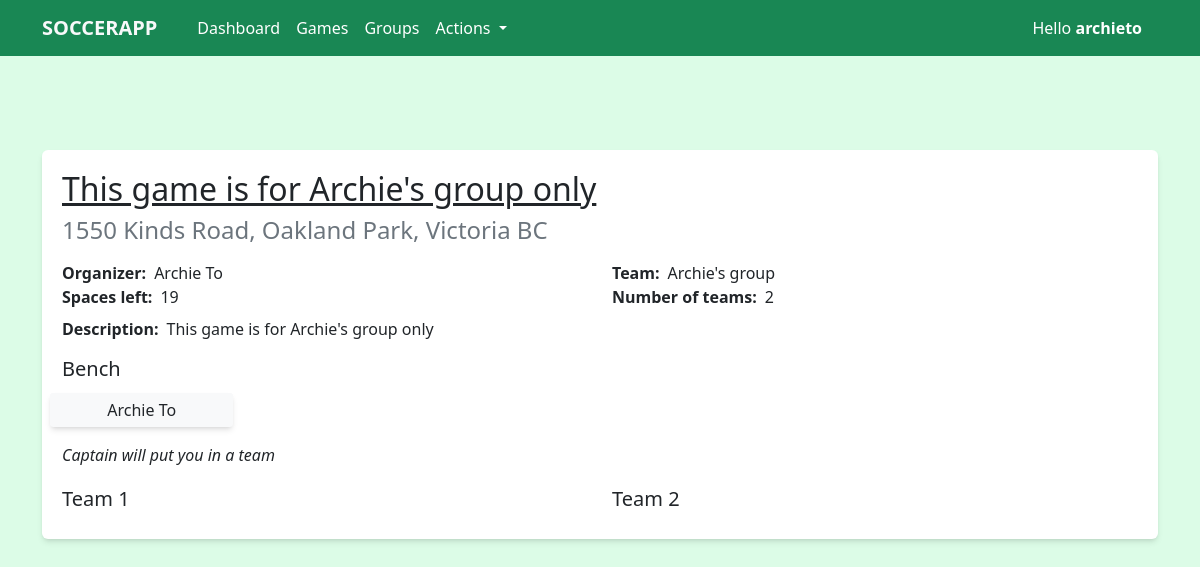
The page /game/9 (signed in) on the database its author committed.
### soccer/models.py (models this page shows, shortened)
class Game(models.Model):
    name = models.CharField(max_length=50, null=False, blank=False)
    team = models.ForeignKey(Team, on_delete=models.CASCADE, null=True, blank=True)
    organizers = models.ManyToManyField(User)
    date = models.DateTimeField(null=False, blank=False)
    location = models.CharField(max_length=200, null=False, blank=False, default='location')
    max_player_num = models.IntegerField(null=True, blank=True)
    team_num = models.IntegerField(default=2, validators=[MinValueValidator(1), MaxValueValidator(8)])
    visible_to_everyone = models.BooleanField(default=True)
    description = models.CharField(max_length=300, null=False, blank=False)
    class Meta:
        db_table = 'soccer_team_game'
        ordering = ['-date']
    def total_players(self):
        players = 0
        for team in self.gameteam_set.all():
            players = players + team.players.count()
        return players
    def get_creator(self):
        return self.organizers.first()
    def get_bench(self):
        return self.gameteam_set.get(team_number=0)
    def get_teams(self):
        return self.gameteam_set.exclude(team_number=0)

class User(models.Model):
    phone_number = models.CharField(max_length=10, null=False, blank=False, validators=[RegexValidator(regex='[0-9]{10}')])
    name = models.CharField(max_length=30, null=False, blank=False)
    last_active = models.DateTimeField(auto_now=True)
    class Meta:
        db_table = 'soccer_user'
        ordering = ['name']
    def __str__(self):
        return self.name

class Team(models.Model):
    name = models.CharField(max_length=50, null=False, blank=False)
    max_member_num = models.IntegerField(null=True, blank=True)
    members = models.ManyToManyField(User)
    description = models.CharField(max_length=300, null=False, blank=False)
    class Meta:
        db_table = 'soccer_team'
        ordering = ['name']

class GameTeam(models.Model):
    players = models.ManyToManyField(User)
    game = models.ForeignKey(Game, on_delete=models.CASCADE, null=False, blank=False)
    team_number = models.IntegerField(null=False, blank=False)
    class Meta:
        db_table = 'soccer_game_team'
        ordering = ['game']

### soccer/views.py (the view)
# urls.py: path('game/<int:game_id>', views.GameDetailView.as_view(), name='game_detail'),
class GameDetailView(DetailView):
    model = Game
    template_name = "soccer/game_detail.html"
    pk_url_kwarg = "game_id"
    context_object_name = "game"

### soccer/templatetags/soccer_extras.py (called while the page is built)
@register.filter
def subtract(value, arg):
    return value - arg

### soccer_app/global_contexts.py (called while the page is built, shortened)
def get_user(request):
    user_id = request.session.get('user_id', None)
    name = request.session.get('name')
    phone_number = request.session.get('phone_number')
    return {
        'user': User.objects.get(id=user_id),
        'user_id': user_id,
        'name': name,
        'phone_number': phone_number
    }

### templates/soccer/game_detail.html (shortened to what this page needs)
{% extends 'base.html' %}
{% load soccer_extras %}
{% block content %}
<div class="container mt-150">
    <div class="box-container">
        <h2 class="text-underline">{{ game.name }}</h1>
        <h4 class="text-muted">{{ game.location }}</h4>
        <div class="mt-3">
            <div class="row">
                <div class="col-md-6"><strong class="me-2">Organizer:</strong>{{ game.get_creator }}</div>
                <div class="col-md-6"><strong class="me-2">Team:</strong>{% if game.team %}{{ game.team.name }}{% else %}Not a team{% endif %}</div>
            </div>
            <div class="row">
                <div class="col-md-6"><strong class="me-2">Spaces left:</strong>{{ game.max_player_num|subtract:game.total_players }}</div>
                <div class="col-md-6"><strong class="me-2">Number of teams:</strong>{{ game.team_num }}</div>
            </div>
            <div class="mt-2"><strong class="me-2">Description:</strong>{{ game.description }}</div>
        </div>
        <div class="mt-3">
            <div>
                <h5>Bench</h5>
                <div class="row">
                    {% for player in game.get_bench.players.all %}
                    <div class="col-4 col-lg-2 tag-container bg-light text-center mt-1">{{player.name}}</div>
                    {% endfor %}
                </div>
                <div class="mt-3 fs-6 fst-italic">Captain will put you in a team</div>
            </div>
            <div class="mt-3">
                <div class="row">
                    {% for team in game.get_teams %}
                    <div class="col-6 col-lg-{{team.get_team_num_on_a_row_lg}} mt-1">
                        <h5>Team {{team.team_number}}</h5>
                    </div>
                    {% endfor %}
                </div>
            </div>
        </div>
    </div>
</div>
{% endblock %}

### static/style/base.css (style rules this page uses)
* { margin: 0; box-sizing: border-box; font-size: 12px; }
body { background-color: rgb(220 252 231); padding-bottom: 100px; }
.box-container { margin-left: auto; margin-right: auto; padding: 20px; box-shadow: 0 4px 6px -1px rgb(0 0 0 / 0.1), 0 2px 4px -2px rgb(0 0 0 / 0.1); background-color: #ffffff; border-radius: 0.375rem; }
.tag-container { padding: 5px; font-size: 16px; box-shadow: 0 4px 6px -1px rgb(0 0 0 / 0.1), 0 2px 4px -2px rgb(0 0 0 / 0.1); border-radius: 0.2rem; }
@media only screen and (min-width: 768px) { * { font-size: 16px; } }

### static/style/utilities.css (style rules this page uses)
.text-underline { text-decoration: underline; }
.mt-150 { margin-top: 150px; }

### rows shown on the page
Game: name "This game is for Archie's group only", location "1550 Kinds Road, Oakland Park, Victoria BC", get_creator "Archie To", team.name "Archie's group", max_player_num|subtract "19", team_num "2", description "This game is for Archie's group only"
User: name "Archie To"
GameTeam: team_number "1"
GameTeam: team_number "2"

### other values the page prints
{{ name }} "archieto"
